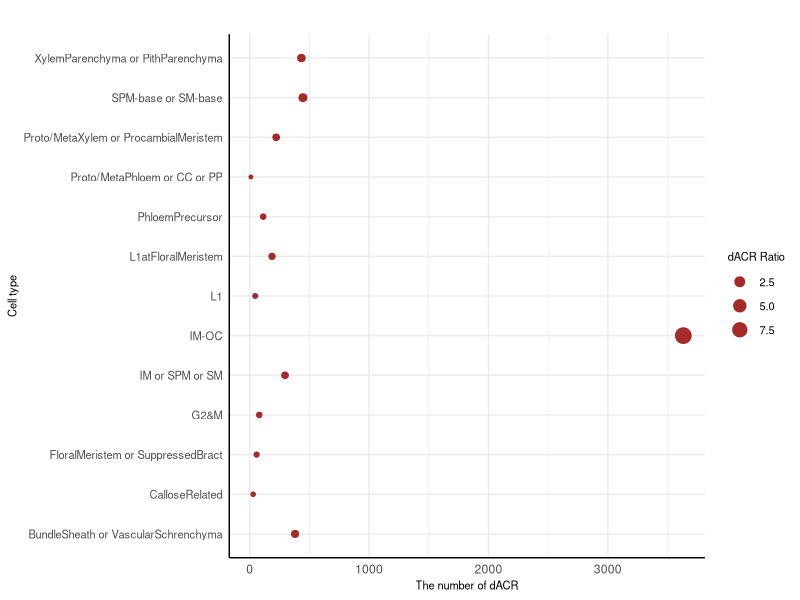
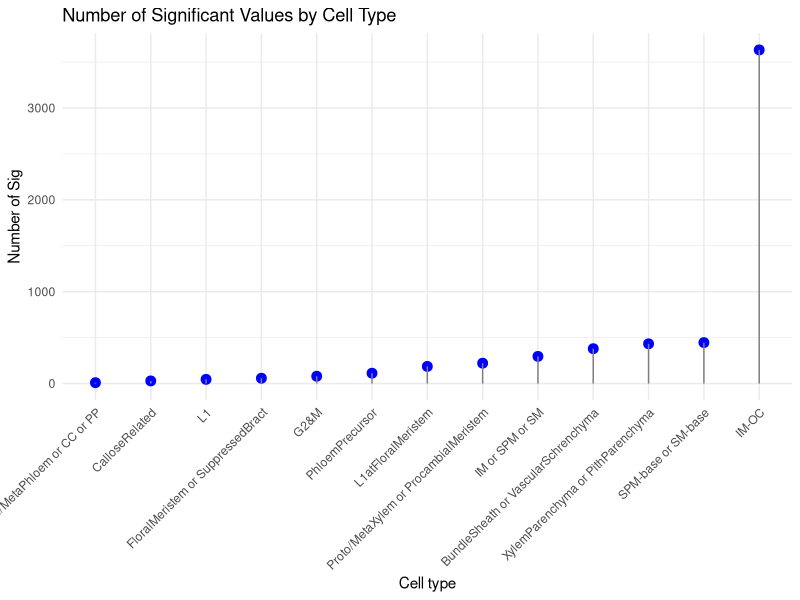
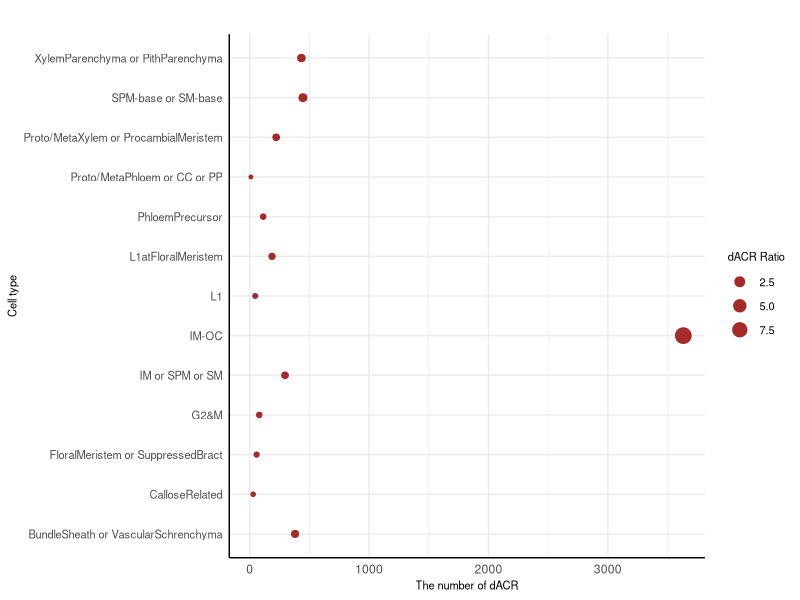

These charts were generated, in order, by the following R code:
dACRInfo <- data.frame(
  "Celltype" = c(
    "BundleSheath or VascularSchrenchyma",
    "CalloseRelated",
    "FloralMeristem or SuppressedBract",
    "G2&M",
    "IM-OC",
    "IM or SPM or SM",
    "L1",
    "L1atFloralMeristem",
    "PhloemPrecursor",
    "Proto/MetaXylem or ProcambialMeristem",
    "Proto/MetaPhloem or CC or PP",
    "SPM-base or SM-base",
    "XylemParenchyma or PithParenchyma"
  ),
  "Sig" = c(380, 29, 58, 80, 3632, 296, 46, 187, 113, 222, 10, 446, 433),
  "Intergenic_ACR" = c(48136, 39022, 36261, 35570, 37306,
                       51758, 38363, 42950, 48565, 39351, 26873, 38290, 45334)
)

dACRInfo
dACRInfo$dACRRatio <- (dACRInfo$Sig / dACRInfo$Intergenic_ACR)*100


library(ggplot2)

ggplot(dACRInfo, aes(x = Sig, y = Celltype, size = dACRRatio)) +
  geom_point(color = "brown") +
  scale_size_continuous(range = c(1, 5)) +
  theme_minimal() +
  labs(x = "The number of dACR", y = "Cell type", title = " ", size = "dACR Ratio") +
  theme(axis.text.y = element_text(size = 8),
        legend.text = element_text(size = 8),  # Adjust legend text size if needed
        legend.title = element_text(size = 8), # Adjust legend title size if needed
        axis.title.y = element_text(size = 8), # Adjust y-axis title size if needed
        axis.title.x = element_text(size = 8), # Adjust x-axis title size if needed
        title = element_text(size = 12), # Adjust title size if needed
        plot.title = element_text(size = 14), # Adjust plot title size if needed
        strip.text = element_text(size = 8), # Adjust facet strip text size if needed
        axis.ticks = element_blank(), # Remove axis tick marks
        axis.line = element_line(colour = "black"), # Add axis lines
        axis.line.x = element_line(), # Customize x-axis line separately
        axis.line.y = element_line() # Customize y-axis line separately
  )

ggsave("/Users/sohyun/Documents/2.SingleCellATAC/dACRNumber.pdf"
       , width=5.3, height=3)


ggplot(dACRInfo, aes(x = reorder(`Celltype`, Sig), y = Sig)) +
  geom_point(size = 3, color = "blue") +
  geom_segment(aes(xend = reorder(`Celltype`, Sig), yend = 0), color = "gray50") +
  labs(x = "Cell type", y = "Number of Sig", title = "Number of Significant Values by Cell Type") +
  theme_minimal() +
  theme(axis.text.x = element_text(angle = 45, hjust = 1))


